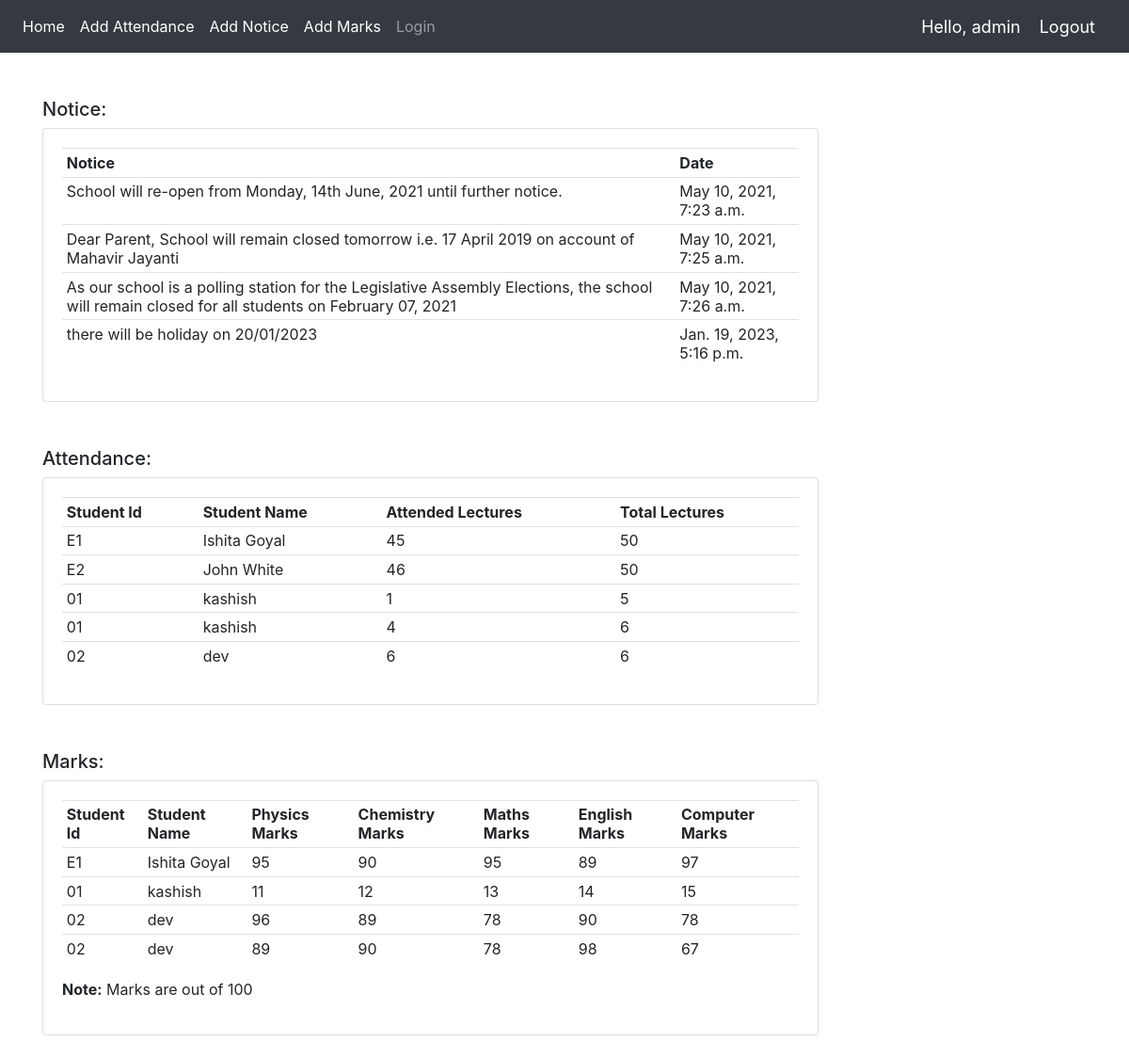
The app's page / (signed in) with its own data.
### app/models.py (models this page shows, shortened)
class Notice(models.Model):
    Message = models.CharField(max_length=200,null=True)
    date_created = models.DateTimeField(auto_now_add=True)

class Attendance(models.Model):
    StudentName = models.CharField(max_length=200,null=True)
    StudentId  = models.CharField(max_length=50,null=True)
    LecturesAttended = models.IntegerField(null=True)
    TotalLectures  = models.IntegerField(null=True)

class Marks(models.Model):
    StudentName = models.CharField(max_length=200,null=True)
    StudentId  = models.CharField(max_length=50,null=True)
    PhysicsMarks = models.IntegerField(null=True)
    ChemistryMarks  = models.IntegerField(null=True)
    MathsMarks  = models.IntegerField(null=True)
    EnglishMarks  = models.IntegerField(null=True)
    ComputerMarks  = models.IntegerField(null=True)

### app/views.py (the view)
# urls.py: 2. Add a URL to urlpatterns:  path('', views.home, name='home')
def home(request):
    notice = Notice.objects.all()
    attendance = Attendance.objects.all()
    marks = Marks.objects.all()
    context = {
        'notice':notice,
        'marks':marks,
        'attendance':attendance,
    }
    return render(request,'app/home.html',context)

### app/templates/app/home.html
{% extends 'app/Links.html' %}
{% block content %}
<div class="container ">
    <br><br>
<div class="row">
    <div class="col-md-9">
        <h5>Notice:</h5>
        <div class="card card-body">
            <table class="table table-sm">
                <tr>
                    <th>Notice</th>
                    <th>Date</th>
                </tr>
                {% for n in notice %}
                <tr>
                    <td>{{n.Message}} </td>
                    <td>{{n.date_created}} </td>
                </tr>
                {% endfor %}
            </table>
        </div>
    </div>
</div>
<br><br>
<div class="row">
	<div class="col-md-9">
		<h5>Attendance:</h5>
		<div class="card card-body">
			<table class="table table-sm">
				<tr>
					<th>Student Id</th>
					<th>Student Name</th>
					<th>Attended Lectures</th>
					<th>Total Lectures</th>
				</tr>
                {% for a in attendance %}
		        <tr>
                    <td>{{a.StudentId}} </td>
					<td>{{a.StudentName}} </td>
					<td>{{a.LecturesAttended}} </td>
					<td> {{a.TotalLectures}} </td>
				</tr>
				{% endfor %}
			</table>
		</div>
	</div>
</div>
<br><br>
<div class="row">
	<div class="col-md-9">
		<h5>Marks:</h5>
		<div class="card card-body">
			<table class="table table-sm">
				<tr>
					<th>Student Id</th>
					<th>Student Name</th>
					<th>Physics Marks</th>
                    <th>Chemistry Marks</th>
                    <th>Maths Marks</th>
                    <th>English Marks</th>
                    <th>Computer Marks</th>
				</tr>
                {% for m in marks %}
		        <tr>
                    <td>{{m.StudentId}} </td>
					<td>{{m.StudentName}} </td>
					<td>{{m.PhysicsMarks}} </td>
					<td>{{m.ChemistryMarks}} </td>
					<td>{{m.MathsMarks}} </td>
					<td>{{m.EnglishMarks}} </td>
					<td>{{m.ComputerMarks}} </td>
				</tr>
				{% endfor %}
			</table>
            <p> <b>Note:</b> Marks are out of 100</p>
		</div>
	</div>
</div>
{% endblock %}

### app/templates/app/navbar.html (shortened to what this page needs)
{% load static %}
<nav class="navbar navbar-expand-lg navbar-dark bg-dark">
  <div class="collapse navbar-collapse" id="navbarNav">
    <ul class="navbar-nav">
      <li class="nav-item active">
        <a class="nav-link" href="{% url 'home' %}">Home</a>
      </li>
      {% if request.user.is_staff %}
      <li class="nav-item active">
        <a class="nav-link" href="{% url 'addAttendance' %}">Add Attendance</a>
      </li>
      <li class="nav-item active">
        <a class="nav-link" href="{% url 'addNotice' %}">Add Notice</a>
      </li>
      <li class="nav-item active">
        <a class="nav-link" href="{% url 'addMarks' %}">Add Marks</a>
      </li>
      {% endif %}
      <li class="nav-item">
        <a class="nav-link" href="{% url 'login' %}">Login</a>
      </li>
    </ul>
  </div>
  {% if request.user.is_staff %}
  <span class="greet">Hello, {{request.user}}</span>
  <span ><a  class="greet" href="{% url 'logout' %}">Logout</a></span>
  {% endif %}
</nav>

### app/templates/app/navbar.html (style rules this page uses)
.greet { font-size: 18px; color: #fff; margin-right: 20px; }

### records on screen
Notice: Message "School will re-open from Monday, 14th June, 2021 until further notice.", date_created "May 10, 2021, 7:23 a.m."
Notice: Message "Dear Parent, School will remain closed tomorrow i.e. 17 April 2019 on account of Mahavir Jayanti", date_created "May 10, 2021, 7:25 a.m."
Notice: Message "As our school is a polling station for the Legislative Assembly Elections, the school will remain closed for all students on February 07, 2021", date_created "May 10, 2021, 7:26 a.m."
Notice: Message "there will be holiday on 20/01/2023", date_created "Jan. 19, 2023, 5:16 p.m."
Attendance: StudentId "E1", StudentName "Ishita Goyal", LecturesAttended "45", TotalLectures "50"
Attendance: StudentId "E2", StudentName "John White", LecturesAttended "46", TotalLectures "50"
Attendance: StudentId "01", StudentName "kashish", LecturesAttended "1", TotalLectures "5"
Attendance: StudentId "01", StudentName "kashish", LecturesAttended "4", TotalLectures "6"
Attendance: StudentId "02", StudentName "dev", LecturesAttended "6", TotalLectures "6"
Marks: StudentId "E1", StudentName "Ishita Goyal", PhysicsMarks "95", ChemistryMarks "90", MathsMarks "95", EnglishMarks "89", ComputerMarks "97"
Marks: StudentId "01", StudentName "kashish", PhysicsMarks "11", ChemistryMarks "12", MathsMarks "13", EnglishMarks "14", ComputerMarks "15"
Marks: StudentId "02", StudentName "dev", PhysicsMarks "96", ChemistryMarks "89", MathsMarks "78", EnglishMarks "90", ComputerMarks "78"
Marks: StudentId "02", StudentName "dev", PhysicsMarks "89", ChemistryMarks "90", MathsMarks "78", EnglishMarks "98", ComputerMarks "67"

### other values on screen
{{ request.user }} "admin"
